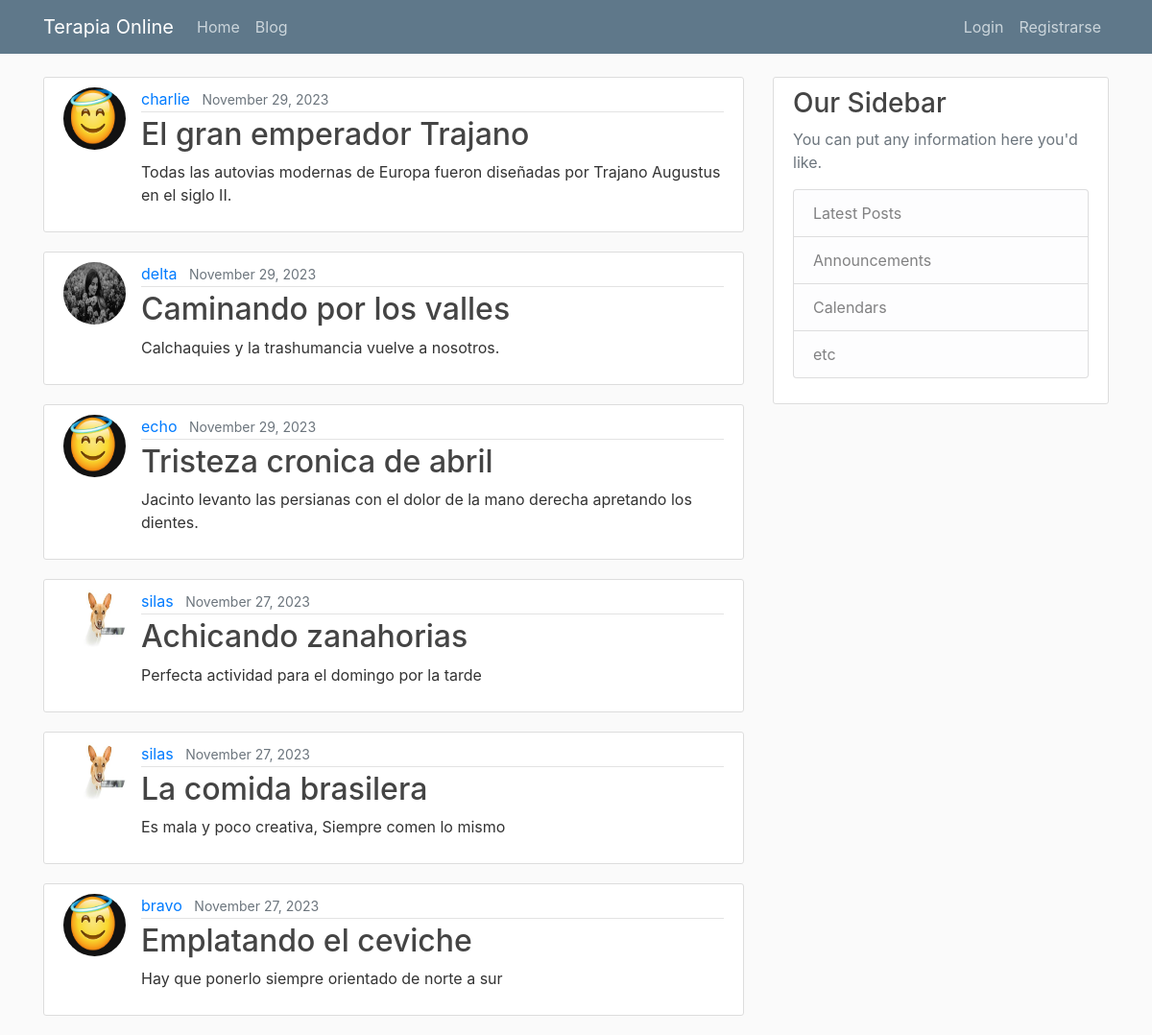
The page /blog/ on the database as committed earlier.
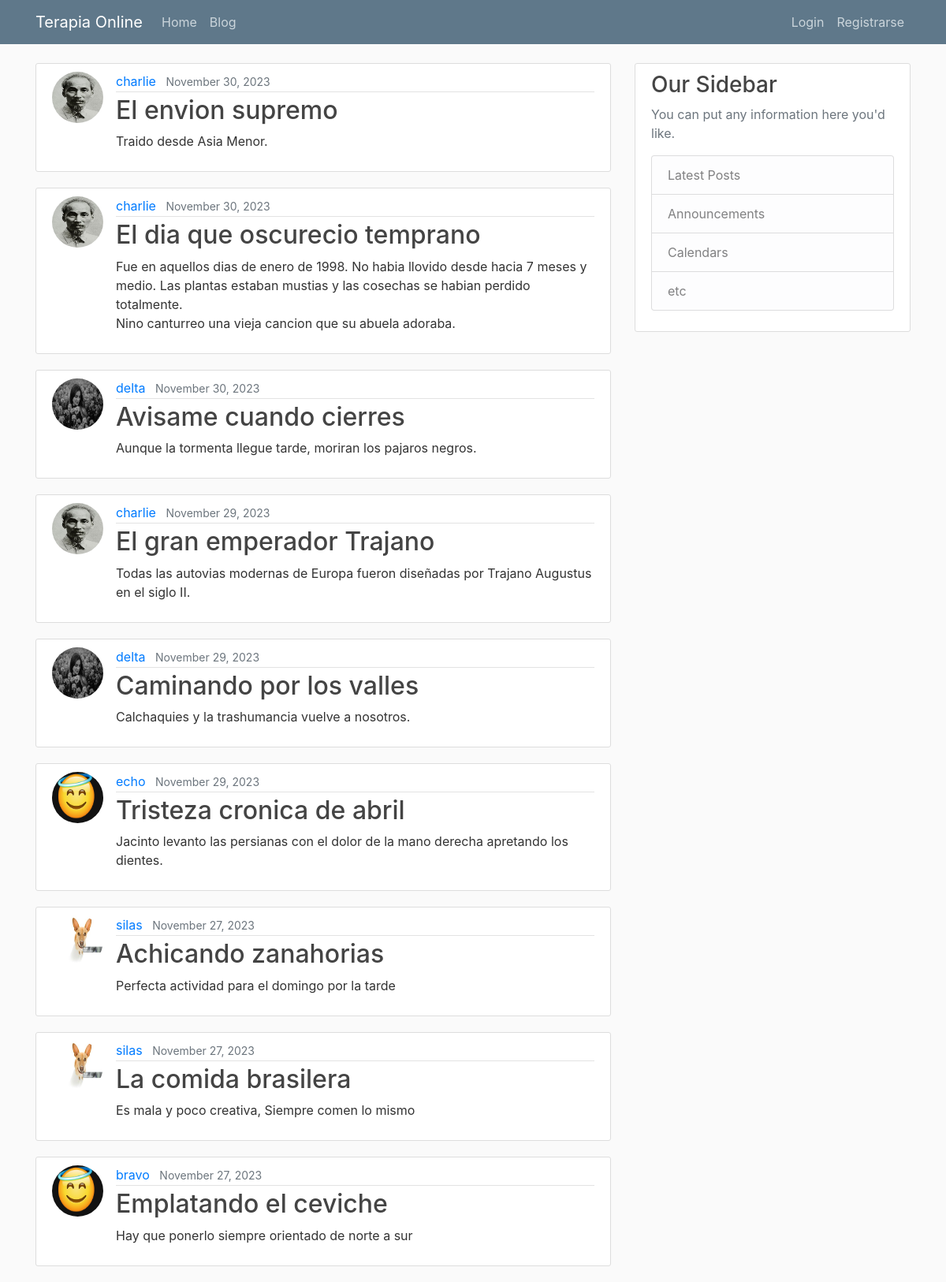
The same page on the database as committed later.
### blog/models.py (models this page shows, shortened)
class Post(models.Model):
    title = models.CharField(max_length=100)
    content = models.TextField()
    date_posted = models.DateTimeField(default=timezone.now)
    author = models.ForeignKey(User, on_delete=models.CASCADE)
    def get_absolute_url(self):
        return reverse('blog:post-detalle', kwargs={"pk": self.pk})
    """
    In Django, the get_absolute_url method is used to get the canonical URL for an object. It tells Django how to calculate the URL for an object. In your Post model, the get_absolute_url method is using the reverse function to return the URL for the detail view of the post.

    The reverse function in Django is used to generate URLs by reversing the URL patterns defined in your urls.py. It takes a URL pattern name as its first argument and any arguments for the URL pattern as keyword arguments. In your case, reverse('post-detail', kwargs={'pk': self.pk}) is generating a URL for the post-detail view, passing the posts primary key (self.pk) as an argument.

    On the other hand, redirect is a function that returns an HttpResponseRedirect to the appropriate URL for the arguments passed. It can take a model, view name, or URL as its argument, and it will use get_absolute_url if a model is passed.

    So, the main difference between redirect and reverse is that redirect actually sends a redirect response to the user, while reverse simply calculates a URL. You would use reverse when you want to calculate a URL to use elsewhere in your code, and redirect when you want to send the user to a different page in response to an action (like creating a new post).
    """

### users/models.py (models this page shows, shortened)
class Profile(models.Model):
    user = models.OneToOneField(User, on_delete=models.CASCADE) #Delete profile when user is deleted.
    image = models.ImageField(default='default.jpg', upload_to='profile_pics')

### blog/views.py (the view)
# urls.py: path('', PostListView.as_view(), name='post-list'),
class PostListView(ListView):
    model = Post
    ordering = ['-date_posted'] # Orden negativo date_posted. Del ultimo al primer posteo. Como en los mails.

### blog/templates/blog/post_list.html (shortened to what this page needs)
{% extends "main/base.html" %}
{% block contenido %}
    {% for object in object_list %}
        <article class="media content-section">
            <img class="rounded-circle article-img" src="{{ object.author.profile.image.url }}">
            <div class="media-body">
                <div class="article-metadata">
                    <a class="mr-2" href="#">{{ object.author }}</a>
                    <small class="text-muted">{{ object.date_posted|date:"F d, Y" }}</small>
                </div>
                <h2><a class="article-title" href="{% url 'blog:post-detalle' object.id %}">{{ object.title }}</a></h2>
                <p class="article-content">{{ object.content }}</p>
            </div>
        </article>
    {% endfor %}
{% endblock contenido %}

Rows that differ between the two databases and show on the page:
added Post: author.profile.image (picture), author "charlie", date_posted "November 30, 2023", title "El envion supremo", content "Traido desde Asia Menor."
added Post: author.profile.image (picture), author "charlie", date_posted "November 30, 2023", title "El dia que oscurecio temprano", content "Fue en aquellos dias de enero de 1998. No habia llovido desde hacia 7 meses y medio. Las plantas estaban mustias y las cosechas se habian perdido totalmente. Nino canturreo una vieja cancion que su abuela adoraba."
added Post: author.profile.image (picture), author "delta", date_posted "November 30, 2023", title "Avisame cuando cierres", content "Aunque la tormenta llegue tarde, moriran los pajaros negros."
changed through a linked row, Post "El gran emperador Trajano": author.profile.image: picture added in place of a placeholder
